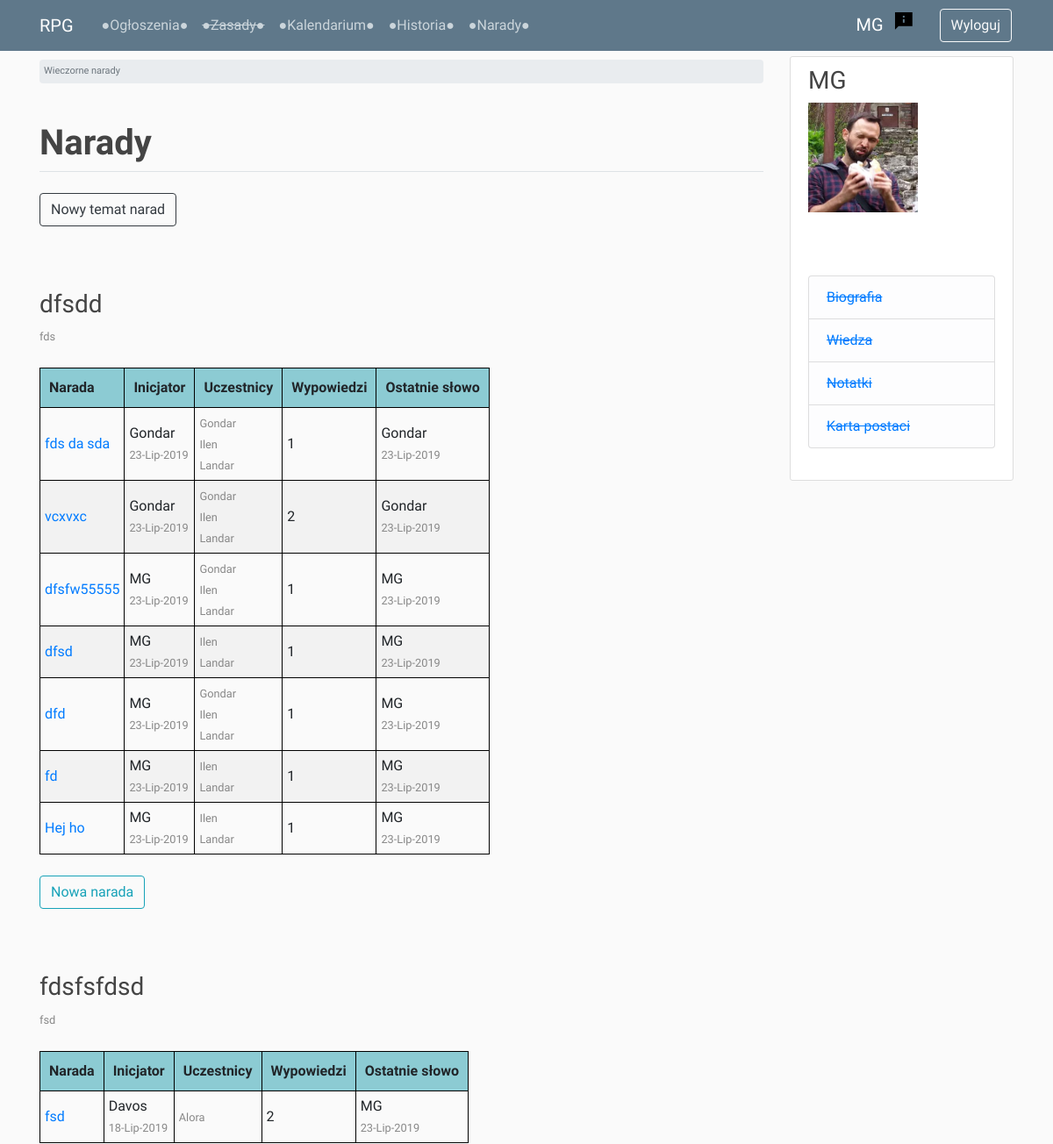
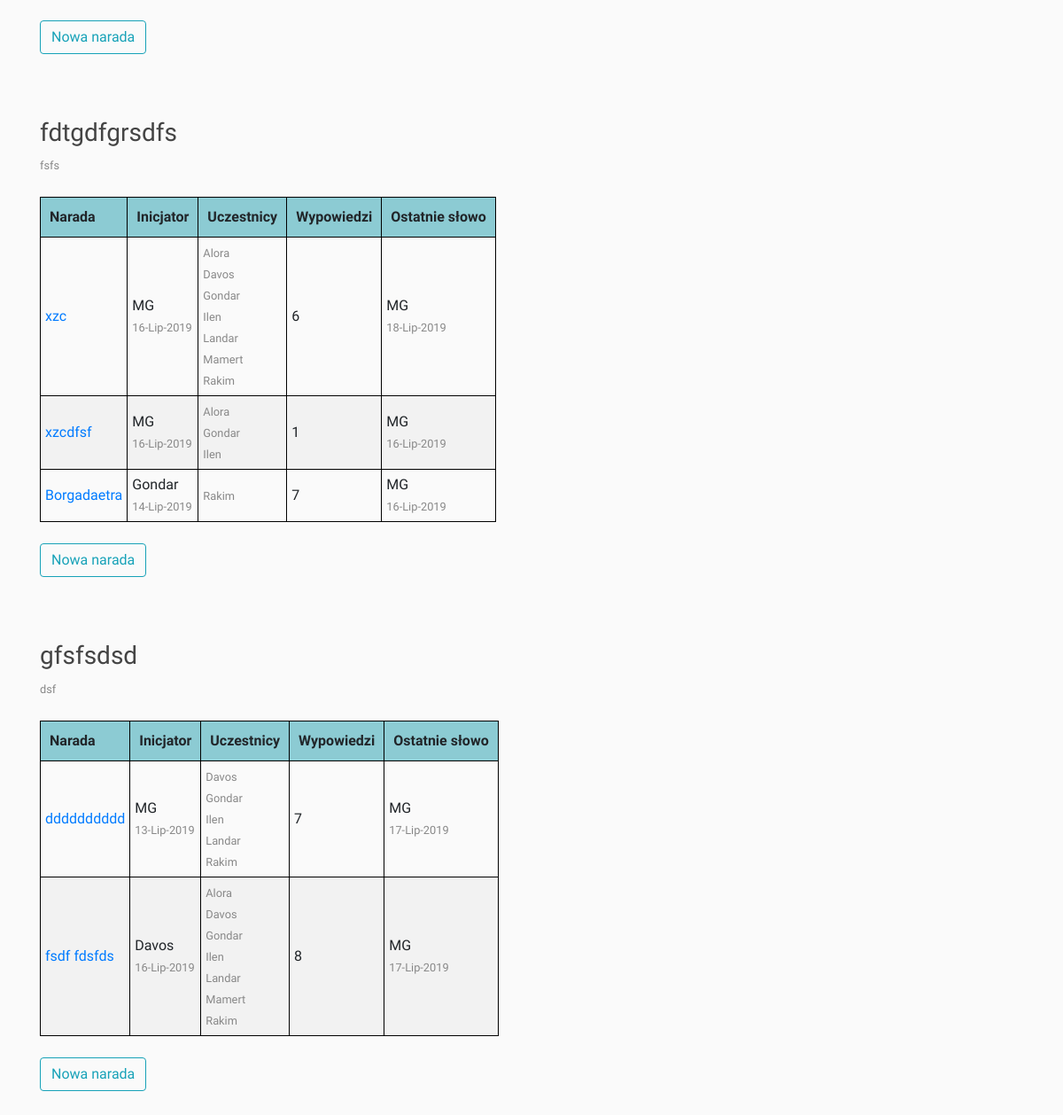
/forum/ (signed in), run on an earlier commit of the app's database (2 pictures, top to bottom).
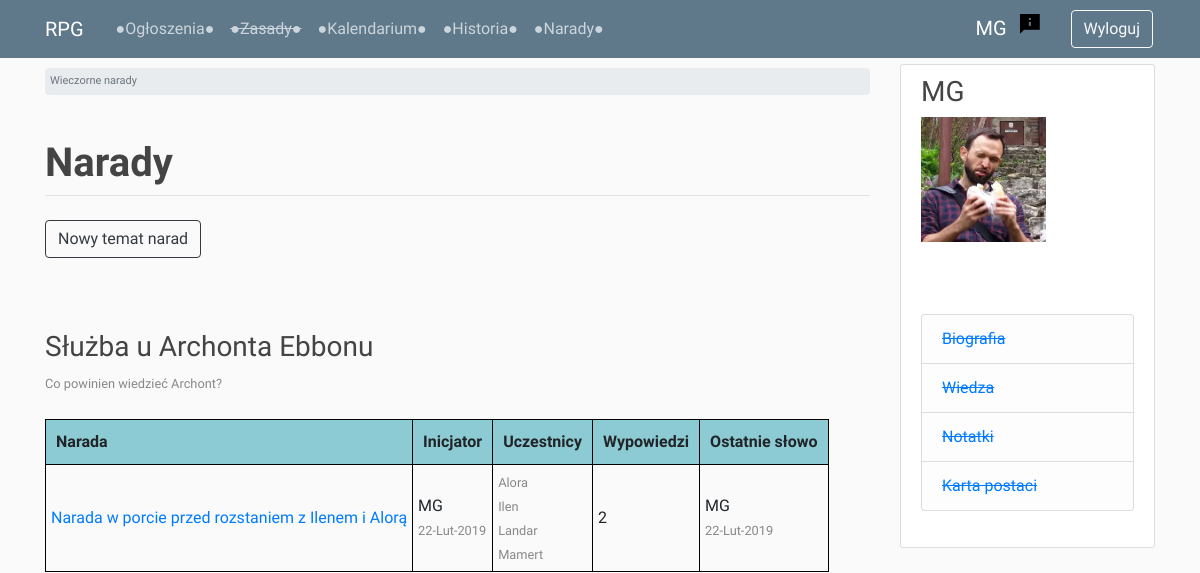
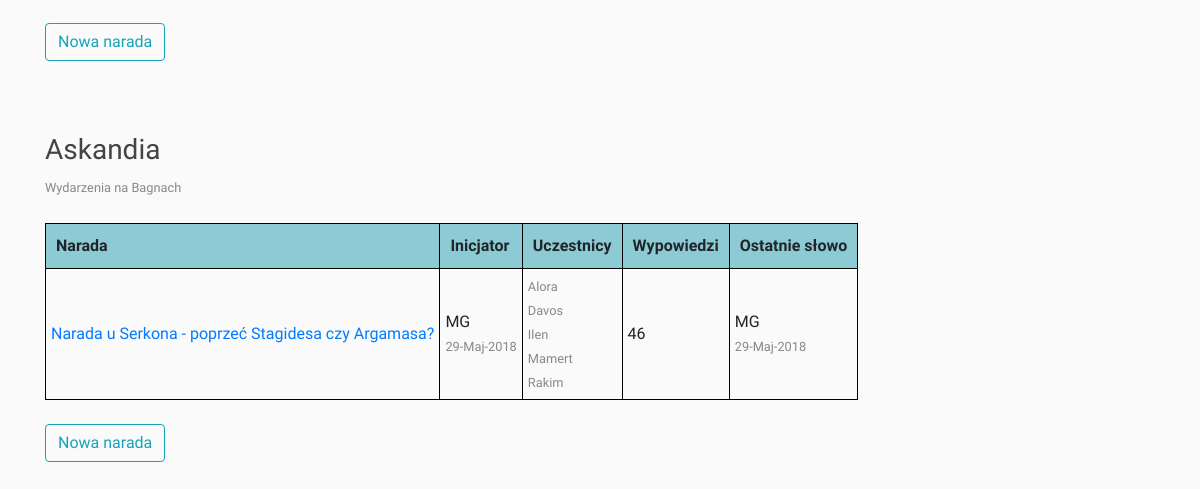
And on a later commit of the database (2 pictures, top to bottom).
### forum/models.py (models this page shows, shortened)
class Board(models.Model):
    title = models.CharField(max_length=50, unique=True)
    slug = models.SlugField(max_length=50, unique=True, blank=True)
    date_created = models.DateTimeField(auto_now_add=True)
    date_updated = models.DateTimeField(auto_now=True)
    description = models.CharField(max_length=100)
    class Meta:
        ordering = ['-date_updated']

class Topic(models.Model):
    topic_name = models.CharField(max_length=100, unique=True)
    slug = models.SlugField(max_length=50, unique=True, blank=True)
    date_created = models.DateTimeField(auto_now_add=True)
    date_updated = models.DateTimeField(auto_now=True)
    board = models.ForeignKey(Board, related_name='topics', on_delete=models.CASCADE)
    starter = models.ForeignKey(User, related_name='topics', on_delete=models.CASCADE)
    allowed_profiles = models.ManyToManyField(to=Profile, related_name='allowed_topics',
                                              limit_choices_to=
                                              Q(character_status='active_player') |
                                              Q(character_status='inactive_player') |
                                              Q(character_status='living_npc')
                                              )
    def get_absolute_url(self):
        return reverse('topic', kwargs={'board_slug': self.board.slug, 'topic_slug': self.slug})    # another way
    class Meta:
        ordering = ['-date_updated']

### users/models.py (models this page shows, shortened)
class Profile(models.Model):
    user = models.OneToOneField(User, on_delete=models.CASCADE)
    image = models.ImageField(default='profile_pics/default_profile.jpg', upload_to='profile_pics')
    character_name = models.CharField(max_length=50, default='')
    character_status = models.CharField(max_length=20, choices=STATUS, default='npc')
    class Meta:
        ordering = ['character_status', 'character_name']

### forum/views.py (the view)
# urls.py: path('', forum_view, name='forum'),
@login_required
def forum_view(request):
    queryset = Board.objects.all()
    topics_with_last_post_date_dict = {topic: topic.posts.all().aggregate(Max('date_posted'))['date_posted__max']
                                       for topic in Topic.objects.all()}
    topics_with_last_active_user_dict = {}
    for topic in Topic.objects.all():
        last_post = topic.posts.filter(date_posted=topics_with_last_post_date_dict[topic])
        topics_with_last_active_user_dict[topic] = last_post[0].author.profile.character_name if last_post else ''
    boards_with_allowed_profiles_dict = {}
    for board in queryset:
        allowed_profiles = ''
        for topic in board.topics.all():
            for profile in topic.allowed_profiles.all():
                if profile.character_name not in allowed_profiles:
                    allowed_profiles += profile.character_name
        boards_with_allowed_profiles_dict[board] = allowed_profiles
    context = {
        'page_title': 'Narady',
        'queryset': queryset,
        'topics_with_last_post_date_dict': topics_with_last_post_date_dict,
        'topics_with_last_active_user_dict': topics_with_last_active_user_dict,
        'boards_with_allowed_profiles_dict': boards_with_allowed_profiles_dict
    }
    return render(request, 'forum/forum.html', context)

### forum/templatetags/custom_filters.py (called while the page is built)
@register.filter
def dict_lookup(dict_, index):
    if index in dict_:
        return dict_[index]
    return ''

@register.filter
def get_first_word(text):
    return text.split(' ', 1)[0]

### forum/templates/forum/forum.html
{% extends 'base.html' %}
{% load custom_filters %}
{% block breadcrumb %}
    <li class="breadcrumb-item active">Wieczorne narady</li>
{% endblock breadcrumb %}
{% block content %}
    <br>
    {% if request.user.profile.character_name == '' %}
        <p><a href="/users/profile">Uzupełnij imię postaci, aby móc uczestniczyć w naradach!</a></p>
    {% else %}
        <div class="mb-4">
            <a href="{% url 'create_board' %}" class="btn btn-outline-dark">Nowy temat narad</a>
        </div><br><br>
        {% for board in queryset %}
            {% if request.user.profile.character_name in boards_with_allowed_profiles_dict|dict_lookup:board or request.user.profile.character_status == 'gm' %}
                <h3>{{ board.title }}</h3>
                {% if board.description %}
                    <small>{{ board.description }}</small> <br>
                {% endif %}<br>
                <table class="forum">
                    <thead>
                        <tr>
                            <th>Narada</th>
                            <th>Inicjator</th>
                            <th>Uczestnicy</th>
                            <th>Wypowiedzi</th>
                            <th>Ostatnie słowo</th>
                        </tr>
                    </thead>
                    <tbody>
                    {% for topic in board.topics.all %}
                        {% if request.user.profile in topic.allowed_profiles.all or request.user.profile.character_status == 'gm' %}
                            <tr>
                                <td>
                                    <a href="{{ topic.get_absolute_url }}">{{ topic.topic_name }}</a>
                                </td>
                                <td>
                                    {{ topic.starter.profile.character_name|get_first_word  }}<br>
                                    <small>{{ topic.date_created|date:'d-M-Y' }}</small>
                                </td>
                                <td>
                                    {% for profile in topic.allowed_profiles.all %}
                                        {% if profile.character_status != 'gm' %}
                                            <small>{{ profile.character_name|get_first_word }}</small><br>
                                        {% endif %}
                                    {% endfor %}
                                </td>
                                <td>{{ topic.posts.count }}</td>
                                <td>
                                    {{ topics_with_last_active_user_dict|dict_lookup:topic|get_first_word }}<br>
                                    <small>{{ topics_with_last_post_date_dict|dict_lookup:topic|date:'d-M-Y' }}</small>
                                </td>
                            </tr>
                        {% endif %}
                    {% endfor %}
                    </tbody>
                </table>
                <br>
                <div class="mb-4">
                    <a href="{% url 'create_topic' board.slug %}" class="btn btn-outline-info">Nowa narada</a>
                </div><br><br>
            {% endif %}
        {% endfor %}
    {% endif %}
{% endblock content %}

What changed in the data, as far as the page shows it:
removed Board: title "dfsdd", description "fds", Profile (character_name|get_first_word "Ilen"), Profile (character_name|get_first_word "Landar")
removed Topic: topic_name "fds da sda", starter.profile.character_name|get_first_word "Gondar", date_created "23-Lip-2019", posts.count "1", id "Gondar", id "23-Lip-2019", Profile (character_name|get_first_word "Ilen"), Profile (character_name|get_first_word "Landar"), shown under "dfsdd"
no longer on this page (row unchanged): Profile: character_name|get_first_word "Gondar"
removed Topic: topic_name "vcxvxc", starter.profile.character_name|get_first_word "Gondar", date_created "23-Lip-2019", posts.count "2", id "Gondar", id "23-Lip-2019", Profile (character_name|get_first_word "Ilen"), Profile (character_name|get_first_word "Landar"), shown under "dfsdd"
removed Topic: topic_name "dfsfw55555", starter.profile.character_name|get_first_word "MG", date_created "23-Lip-2019", posts.count "1", id "MG", id "23-Lip-2019", Profile (character_name|get_first_word "Ilen"), Profile (character_name|get_first_word "Landar"), shown under "dfsdd"
removed Topic: topic_name "dfsd", starter.profile.character_name|get_first_word "MG", date_created "23-Lip-2019", posts.count "1", id "MG", id "23-Lip-2019", Profile (character_name|get_first_word "Ilen"), Profile (character_name|get_first_word "Landar"), shown under "dfsdd"
removed Topic: topic_name "dfd", starter.profile.character_name|get_first_word "MG", date_created "23-Lip-2019", posts.count "1", id "MG", id "23-Lip-2019", Profile (character_name|get_first_word "Ilen"), Profile (character_name|get_first_word "Landar"), shown under "dfsdd"
removed Topic: topic_name "fd", starter.profile.character_name|get_first_word "MG", date_created "23-Lip-2019", posts.count "1", id "MG", id "23-Lip-2019", Profile (character_name|get_first_word "Ilen"), Profile (character_name|get_first_word "Landar"), shown under "dfsdd"
removed Topic: topic_name "Hej ho", starter.profile.character_name|get_first_word "MG", date_created "23-Lip-2019", posts.count "1", id "MG", id "23-Lip-2019", Profile (character_name|get_first_word "Ilen"), Profile (character_name|get_first_word "Landar"), shown under "dfsdd"
removed Topic: topic_name "fsd", starter.profile.character_name|get_first_word "Davos", date_created "18-Lip-2019", posts.count "2", id "MG", id "23-Lip-2019", Profile (character_name|get_first_word "Alora"), shown under Board "fdsfsfdsd"
removed Board: title "fdtgdfgrsdfs", description "fsfs", Profile (character_name|get_first_word "Alora"), Profile (character_name|get_first_word "Davos"), Profile (character_name|get_first_word "Ilen"), Profile (character_name|get_first_word "Landar"), Profile (character_name|get_first_word "Mamert"), Profile (character_name|get_first_word "Rakim")
removed Topic: topic_name "xzc", starter.profile.character_name|get_first_word "MG", date_created "16-Lip-2019", posts.count "6", id "MG", id "18-Lip-2019", Profile (character_name|get_first_word "Alora"), Profile (character_name|get_first_word "Davos"), Profile (character_name|get_first_word "Ilen"), Profile (character_name|get_first_word "Landar"), Profile (character_name|get_first_word "Mamert"), Profile (character_name|get_first_word "Rakim"), shown under "fdtgdfgrsdfs"
removed Topic: topic_name "xzcdfsf", starter.profile.character_name|get_first_word "MG", date_created "16-Lip-2019", posts.count "1", id "MG", id "16-Lip-2019", Profile (character_name|get_first_word "Alora"), Profile (character_name|get_first_word "Ilen"), shown under "fdtgdfgrsdfs"
removed Topic: topic_name "Borgadaetra", starter.profile.character_name|get_first_word "Gondar", date_created "14-Lip-2019", posts.count "7", id "MG", id "16-Lip-2019", Profile (character_name|get_first_word "Rakim"), shown under "fdtgdfgrsdfs"
removed Board: title "gfsfsdsd", description "dsf", Profile (character_name|get_first_word "Davos"), Profile (character_name|get_first_word "Ilen"), Profile (character_name|get_first_word "Landar"), Profile (character_name|get_first_word "Rakim"), Profile (character_name|get_first_word "Alora"), Profile (character_name|get_first_word "Mamert")
removed Topic: topic_name "dddddddddd", starter.profile.character_name|get_first_word "MG", date_created "13-Lip-2019", posts.count "7", id "MG", id "17-Lip-2019", Profile (character_name|get_first_word "Davos"), Profile (character_name|get_first_word "Ilen"), Profile (character_name|get_first_word "Landar"), Profile (character_name|get_first_word "Rakim"), shown under "gfsfsdsd"
removed Topic: topic_name "fsdf fdsfds", starter.profile.character_name|get_first_word "Davos", date_created "16-Lip-2019", posts.count "8", id "MG", id "17-Lip-2019", Profile (character_name|get_first_word "Alora"), Profile (character_name|get_first_word "Davos"), Profile (character_name|get_first_word "Ilen"), Profile (character_name|get_first_word "Landar"), Profile (character_name|get_first_word "Mamert"), Profile (character_name|get_first_word "Rakim"), shown under "gfsfsdsd"
added Board: title "Służba u Archonta Ebbonu", description "Co powinien wiedzieć Archont?", Profile (character_name|get_first_word "Alora"), Profile (character_name|get_first_word "Ilen"), Profile (character_name|get_first_word "Landar"), Profile (character_name|get_first_word "Mamert")
added Topic: topic_name "Narada w porcie przed rozstaniem z Ilenem i Alorą", starter.profile.character_name|get_first_word "MG", date_created "22-Lut-2019", posts.count "2", id "MG", id "22-Lut-2019", Profile (character_name|get_first_word "Alora"), Profile (character_name|get_first_word "Ilen"), Profile (character_name|get_first_word "Landar"), Profile (character_name|get_first_word "Mamert"), shown under "Służba u Archonta Ebbonu"
changed Board: title "fdsfsfdsd" → "Askandia"; description "fsd" → "Wydarzenia na Bagnach"
added Topic: topic_name "Narada u Serkona - poprzeć Stagidesa czy Argamasa?", starter.profile.character_name|get_first_word "MG", date_created "29-Maj-2018", posts.count "46", id "MG", id "29-Maj-2018", Profile (character_name|get_first_word "Alora"), Profile (character_name|get_first_word "Davos"), Profile (character_name|get_first_word "Ilen"), Profile (character_name|get_first_word "Mamert"), Profile (character_name|get_first_word "Rakim"), shown under Board "Askandia"
